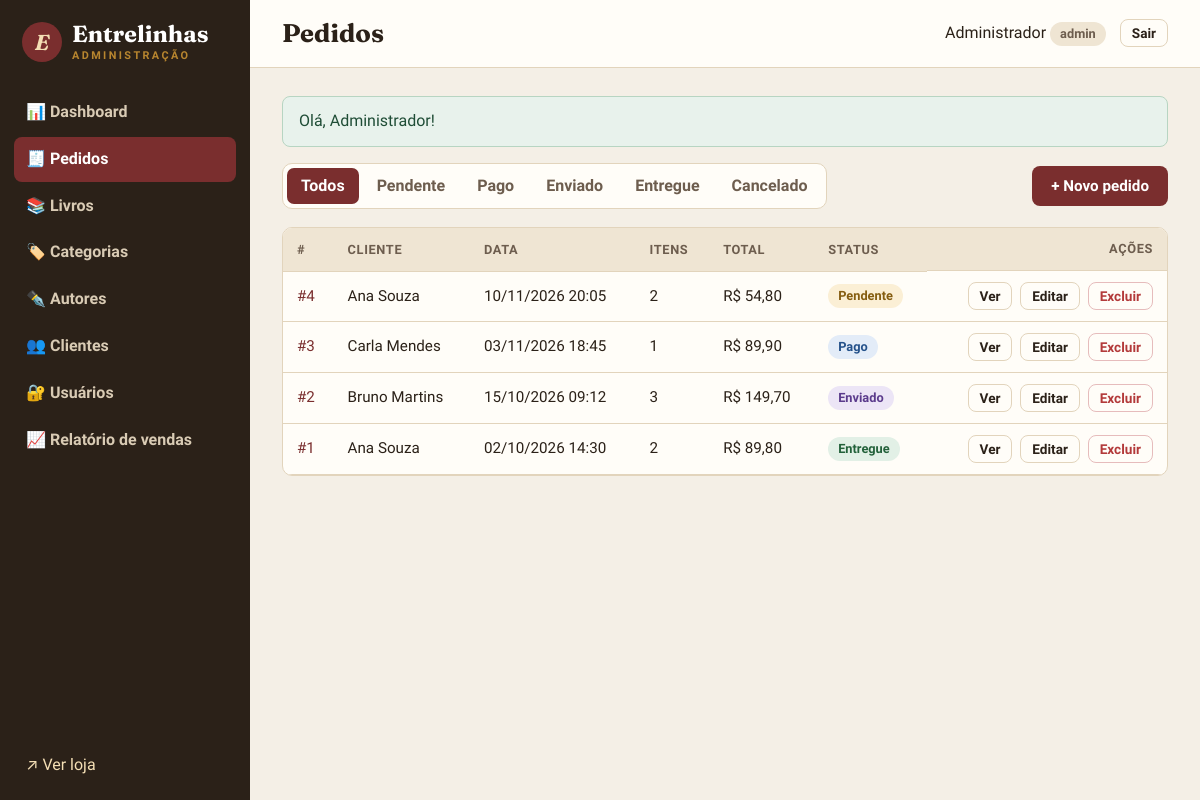
/admin/pedidos (signed in), run on the app's committed database.
### tables this page shows
CREATE TABLE pedidos (
    id           INT UNSIGNED AUTO_INCREMENT PRIMARY KEY,
    cliente_id   INT UNSIGNED NOT NULL,
    data_pedido  DATETIME NOT NULL DEFAULT CURRENT_TIMESTAMP,
    status       ENUM('pendente','pago','enviado','entregue','cancelado') NOT NULL DEFAULT 'pendente',
    total        DECIMAL(10,2) NOT NULL DEFAULT 0,
    observacao   VARCHAR(255) NULL,
    CONSTRAINT fk_pedido_cliente FOREIGN KEY (cliente_id) REFERENCES clientes(id)
        ON UPDATE CASCADE ON DELETE RESTRICT
);

CREATE TABLE clientes (
    id          INT UNSIGNED AUTO_INCREMENT PRIMARY KEY,
    nome        VARCHAR(100) NOT NULL,
    email       VARCHAR(150) NOT NULL UNIQUE,
    telefone    VARCHAR(20)  NOT NULL,
    senha       VARCHAR(255) NOT NULL,
    endereco    VARCHAR(255) NULL,
    criado_em   DATETIME NOT NULL DEFAULT CURRENT_TIMESTAMP
);

### app/Core/Controller.php (called while the page is built, shortened)
<?php
class Controller
{
    public function render(string $view, array $dados = [], string $layout = 'public'): void
    {
        extract($dados);
        require APP_PATH . "/Views/{$view}.php";
    }
    protected function renderAdmin(string $view, array $dados = []): void
    {
        $this->render('admin/' . $view, $dados, 'admin');
    }
}

### app/Controllers/Admin/PedidoController.php (called while the page is built, shortened)
<?php
class PedidoController extends Controller
{
    private Pedido $model;
    public function __construct()
    {
        $this->model = new Pedido();
    }
    public function index(): void
    {
        $status = in_array($_GET['status'] ?? '', Pedido::STATUS, true) ? $_GET['status'] : '';
        $this->renderAdmin('pedidos/index', [
            'titulo' => 'Pedidos',
            'pedidos' => $this->model->listar(['status' => $status]),
            'status' => $status,
        ]);
    }
}

### public/index.php (called while the page is built, shortened)
<?php
$router = new App\Core\Router();
$router->dispatch($_SERVER['REQUEST_URI'], $_SERVER['REQUEST_METHOD']);

### app/Core/Model.php (called while the page is built, shortened)
<?php
abstract class Model
{
    public function __construct()
    {
        $this->db = Database::getConnection();
    }
}

### app/Core/Database.php (called while the page is built, shortened)
<?php
class Database
{
    private static ?PDO $conexao = null;
    private static array $config = [];
    public static function configure(array $config): void
    {
        self::$config = $config;
    }
    public static function getConnection(): PDO
    {
        if (self::$conexao === null) {
            $c = self::$config;
            $dsn = "mysql:host={$c['host']};port={$c['port']};dbname={$c['name']};charset={$c['charset']}";
            try {
                self::$conexao = new PDO($dsn, $c['user'], $c['pass'], [
                    PDO::ATTR_ERRMODE => PDO::ERRMODE_EXCEPTION,
                    PDO::ATTR_DEFAULT_FETCH_MODE => PDO::FETCH_ASSOC,
                    PDO::ATTR_EMULATE_PREPARES => false,
                ]);
            } catch (PDOException $e) {
                http_response_code(500);
                exit('<h1>Erro ao conectar ao banco de dados</h1><p>Verifique se o container MySQL está rodando '
                    . '(<code>docker compose up -d db</code>).</p><pre>' . htmlspecialchars($e->getMessage()) . '</pre>');
            }
        }
        return self::$conexao;
    }
}

### app/Models/Pedido.php (called while the page is built, shortened)
<?php
class Pedido extends Model
{
    public function listar(array $filtros = []): array
    {
        $sql = 'SELECT p.*, c.nome AS cliente,
                       (SELECT SUM(quantidade) FROM itens_pedido i WHERE i.pedido_id = p.id) AS qtd_itens
                FROM pedidos p
                JOIN clientes c ON c.id = p.cliente_id';
        $params = [];
        $sql .= ' ORDER BY p.data_pedido DESC, p.id DESC';
        $stmt = $this->db->prepare($sql);
        $stmt->execute($params);
        return $stmt->fetchAll();
    }
}

### app/Views/admin/pedidos/index.php (the view, shortened to what this page needs)
<div class="barra-acoes">
    <div class="abas">
        <a href="<?= url('admin/pedidos') ?>" class="<?= !$status ? 'ativo' : '' ?>">Todos</a>
        <?php foreach (App\Models\Pedido::STATUS as $s): ?>
            <a href="<?= url('admin/pedidos?status=' . $s) ?>" class="<?= $status === $s ? 'ativo' : '' ?>"><?= ucfirst($s) ?></a>
        <?php endforeach; ?>
    </div>
    <a href="<?= url('admin/pedidos/novo') ?>" class="btn btn-primario">+ Novo pedido</a>
</div>
<div class="tabela-wrap">
    <table class="tabela">
        <thead><tr><th>#</th><th>Cliente</th><th>Data</th><th>Itens</th><th>Total</th><th>Status</th><th class="acoes">Ações</th></tr></thead>
        <tbody>
        <?php foreach ($pedidos as $p): ?>
            <tr>
                <td><a href="<?= url('admin/pedidos/' . $p['id']) ?>">#<?= $p['id'] ?></a></td>
                <td><?= e($p['cliente']) ?></td>
                <td><?= data_br($p['data_pedido'], true) ?></td>
                <td><?= (int) $p['qtd_itens'] ?></td>
                <td><?= moeda($p['total']) ?></td>
                <td><?= status_pedido($p['status']) ?></td>
                <td class="acoes">
                    <a href="<?= url('admin/pedidos/' . $p['id']) ?>" class="btn btn-sm btn-contorno">Ver</a>
                    <a href="<?= url("admin/pedidos/{$p['id']}/editar") ?>" class="btn btn-sm btn-contorno">Editar</a>
                    <form action="<?= url("admin/pedidos/{$p['id']}/excluir") ?>" method="post" data-confirmar="Excluir o pedido #<?= $p['id'] ?>? Os livros voltarão ao estoque.">
                        <button class="btn btn-sm btn-perigo">Excluir</button>
                    </form>
                </td>
            </tr>
        <?php endforeach; ?>
        </tbody>
    </table>
</div>

### app/helpers.php (shortened to what this page needs)
<?php
function e(mixed $valor): string
{
    return htmlspecialchars((string) ($valor ?? ''), ENT_QUOTES, 'UTF-8');
}
function base_path(): string
{
    $dir = str_replace('\\', '/', dirname($_SERVER['SCRIPT_NAME'] ?? '/'));
    return rtrim($dir, '/');
}
function url(string $caminho = ''): string
{
    return base_path() . '/' . ltrim($caminho, '/');
}
function moeda(float|string|null $valor): string
{
    return 'R$ ' . number_format((float) $valor, 2, ',', '.');
}
function data_br(?string $data, bool $comHora = false): string
{
    return date($comHora ? 'd/m/Y H:i' : 'd/m/Y', strtotime($data));
}
function status_pedido(string $status): string
{
    $rotulos = [
        'pendente' => 'Pendente',
        'pago' => 'Pago',
        'enviado' => 'Enviado',
        'entregue' => 'Entregue',
        'cancelado' => 'Cancelado',
    ];
    return '<span class="badge badge-' . e($status) . '">' . e($rotulos[$status] ?? $status) . '</span>';
}

### app/Core/Router.php (shortened to what this page needs)
<?php
class Router
{
    private array $rotas = [];
    private function add(string $metodo, string $caminho, array $acao): void
    {
        $regex = preg_replace('#\{(\w+)\}#', '(?P<$1>\d+)', rtrim($caminho, '/') ?: '/');
        $this->rotas[$metodo]['#^' . $regex . '$#'] = $acao;
    }
    public function dispatch(string $uri, string $metodo): void
    {
        $caminho = parse_url($uri, PHP_URL_PATH) ?? '/';
        $caminho = rtrim($caminho, '/') ?: '/';
        foreach ($this->rotas[$metodo] ?? [] as $regex => [$controller, $acao]) {
            if (preg_match($regex, $caminho, $m)) {
                $params = array_map('intval', array_filter($m, 'is_string', ARRAY_FILTER_USE_KEY));
                (new $controller())->$acao(...array_values($params));
                return;
            }
        }
    }
}

### public/assets/css/style.css (style rules this page uses)
:root { --papel: #f7f1e6; --papel-escuro: #efe5d3; --cartao: #fffdf8; --tinta: #2b2118; --tinta-suave: #6d5d4e; --borda: #e2d4bc; --vinho: #7a2e2e; --vinho-escuro: #5e2121; --verde: #2f5d50; --ouro: #b8862f; --perigo: #b33a3a; --sombra: 0 1px 2px rgba(43, 33, 24, .06), 0 6px 18px rgba(43, 33, 24, .07); --raio: 10px; --serif: 'Fraunces', Georgia, 'Times New Roman', serif; --sans: 'Source Sans 3', system-ui, -apple-system, 'Segoe UI', sans-serif; }
* { box-sizing: border-box; }
body { margin: 0; font-family: var(--sans); font-size: 16px; line-height: 1.55; color: var(--tinta); background: var(--papel); }
a { color: var(--vinho); text-decoration: none; }
.btn { display: inline-flex; align-items: center; justify-content: center; gap: 6px; padding: 10px 18px; border-radius: 8px; border: 1.5px solid transparent; font: 600 .95rem var(--sans); cursor: pointer; text-decoration: none !important; transition: background .15s, color .15s, transform .1s; }
.btn-primario { background: var(--vinho); color: #fff; }
.btn-contorno { background: transparent; border-color: var(--borda); color: var(--tinta); }
.btn-perigo { background: transparent; border-color: #e6bcbc; color: var(--perigo); }
.btn-sm { padding: 5px 11px; font-size: .85rem; }
.badge { display: inline-block; padding: 2px 10px; border-radius: 999px; font-size: .8rem; font-weight: 600; background: var(--papel-escuro); color: var(--tinta-suave); white-space: nowrap; }
.badge-pendente { background: #fbefd5; color: #855d10; }
.badge-pago { background: #e3ecf8; color: #24518a; }
.badge-enviado { background: #ece5f6; color: #5b3b8c; }
.badge-entregue { background: #e2f0e6; color: #23613a; }
.tabela-wrap { overflow-x: auto; background: var(--cartao); border: 1px solid var(--borda); border-radius: var(--raio); }
.tabela { width: 100%; border-collapse: collapse; font-size: .95rem; }
.tabela th, .tabela td { padding: 11px 14px; text-align: left; border-bottom: 1px solid var(--borda); vertical-align: middle; }
.tabela thead th { background: var(--papel-escuro); font-size: .8rem; text-transform: uppercase; letter-spacing: .05em; color: var(--tinta-suave); }
.tabela .acoes { text-align: right; white-space: nowrap; }
.acoes { display: flex; gap: 6px; justify-content: flex-end; align-items: center; }
td.acoes { display: table-cell; }
td.acoes > * { display: inline-block; margin-left: 4px; }
body.admin { display: grid; grid-template-columns: 250px 1fr; min-height: 100vh; background: #f4efe6; }
.barra-acoes { display: flex; justify-content: space-between; align-items: center; gap: 16px; margin-bottom: 18px; flex-wrap: wrap; }
.abas { display: flex; gap: 4px; flex-wrap: wrap; background: var(--cartao); border: 1px solid var(--borda); border-radius: 10px; padding: 4px; }
.abas a { padding: 6px 14px; border-radius: 7px; color: var(--tinta-suave); font-weight: 600; }
.abas a.ativo { background: var(--vinho); color: #fff; text-decoration: none; }

### data on the page
pedidos: id "4", cliente.nome "Ana Souza", data_pedido "10/11/2026 20:05", qtd_itens "2", total "R$ 54,80", status "Pendente"
pedidos: id "3", cliente.nome "Carla Mendes", data_pedido "03/11/2026 18:45", qtd_itens "1", total "R$ 89,90", status "Pago"
pedidos: id "2", cliente.nome "Bruno Martins", data_pedido "15/10/2026 09:12", qtd_itens "3", total "R$ 149,70", status "Enviado"
pedidos: id "1", cliente.nome "Ana Souza", data_pedido "02/10/2026 14:30", qtd_itens "2", total "R$ 89,80", status "Entregue"

### other printed values
$f['mensagem'] "Olá, Administrador!"
$s "Pendente"
$s "Pago"
$s "Enviado"
$s "Entregue"
$s "Cancelado"
